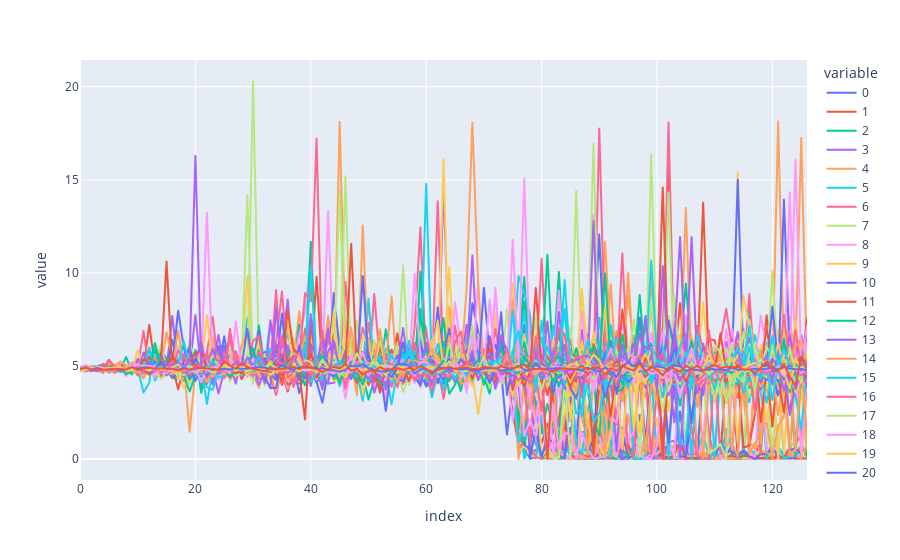

The notebook cell this image was saved under:
### Code cell
px.line(log_probs.T.cpu().detach())
